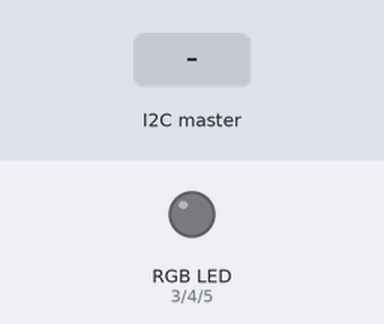
The sketch below on a simulated Arduino Uno, built with avr-gcc and run on an emulated ATmega328P. Parts: an RGB LED mixed from three pins (HIGH = lit). The inputs (shaded band) are chosen by the test bench. What the sketch prints to the serial monitor is not drawn.

Above: at 2.2 s.
2.3 s: the I2C master sends the byte 1
Timing chart, 0 to 11.3 s (numbered marks = the images above; inputs shaded):
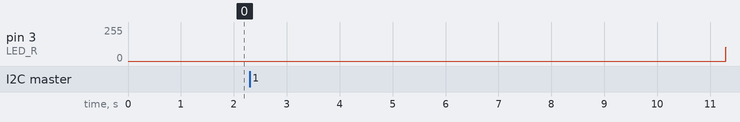

Measured:
- after the input at 2.3 s, pin 3 (LED_R): stays 0/255 (without the input it goes to 178/255 after 6.0 s)

The sketch:

MCUI2CSlave.ino
```cpp
#include <Wire.h>

#define SLAVE_ADDRESS 0x05

#define LED_R 3
#define LED_G 4
#define LED_B 5

struct S_I2C_MESSAGE {
	byte commandID;
	byte data1;
	byte data2;
	byte data3;
};
S_I2C_MESSAGE tx;

void setup() {
	Serial.begin(115200);
	Wire.setClock(100000);
	Wire.begin(SLAVE_ADDRESS);
	Wire.onRequest(wireRequest);
	Wire.onReceive(wireReceive);
	delay(1000);
}

bool direction = true;
int rValue, gValue, bValue;

void loop() {
	analogWrite(LED_R, rValue);
	analogWrite(LED_G, gValue);
	analogWrite(LED_B, bValue);

	if (direction) {
		rValue++;
		tx.data2++; //g value of remote board
		if (rValue >= 178) {
			direction = false;
		}
	} else {
		rValue--;
		tx.data2--;
		if (rValue <= 50) {
			direction = true;
		}
	}

	delay(5);
}

void wireReceive(int nBytes) {
	Serial.print("Receive get, nBytes="); Serial.println(nBytes);
}

void wireRequest() {
	Serial.println("Request get");
	Wire.write((uint8_t *)&tx, sizeof(S_I2C_MESSAGE));
	tx.commandID++;
}

void printBuffer(uint8_t *buffer, const int buffer_size) {
	Serial.print("BUFFER SIZE=");
	Serial.print(buffer_size);
	Serial.println(" ------");
	for (int i=0; i<buffer_size; i++) {
		Serial.print("0x");
		Serial.print(buffer[i], HEX);
		Serial.print("\t");
		if ((i+1)%6 == 0 && i != 0) Serial.println();
	}
	Serial.println("\n----------\n");
}
```
